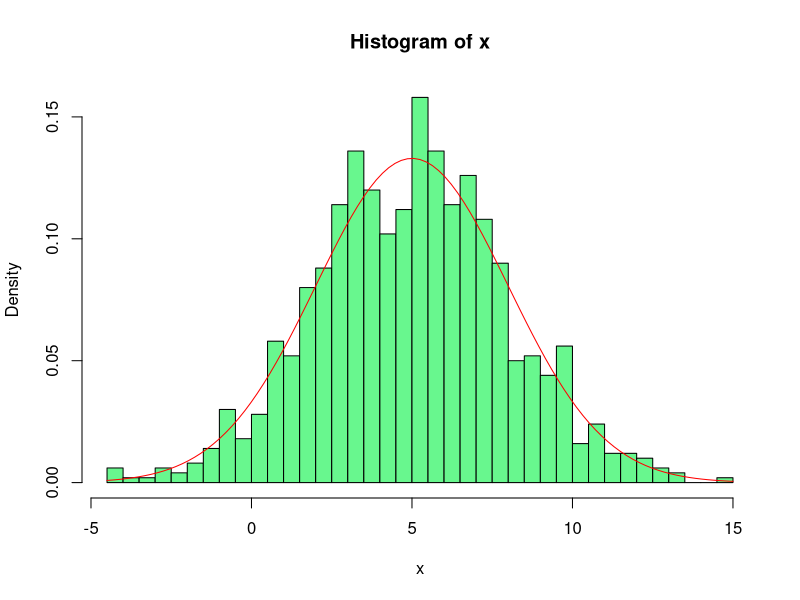

The R script that drew this image:
## ---- chunk 1

library(dplyr)

library(magrittr)

setwd('D:/iCloud/iCloudDrive/Master Big Data/Data Analytics - Teoria_Practica/_r_exercises/3-DataPreprocessing')

BcnPisos = read.delim("_repository/bcn_pisos.txt")
## ---- chunk 2

x = 32 %>% .^2 %>% sqrt
print(x)
## ---- chunk 3
y =  data.frame(rnorm(n= 1000, mean = 5, sd = 3))
colnames(y)[1] = "observations"

y["standardize_observations"] = (y$observations - mean(y$observations))/ sd(y$observations)

cat("max:",max(y$standardize_observations))

## ---- chunk 4

x = rnorm(n= 1000, mean = 5, sd = 3)
hist(x, probability = T, breaks = 50, col = '#68f78e')
curve(dnorm(x,5,3), col = 'red', add = T)

## ---- chunk 5
BcnPisosMeanbyDist = BcnPisos %>% extract() %>% unique(.) %$% aggregate(Valor ~ Dist, FUN = mean )

colnames(BcnPisosMeanbyDist)[2] = "Valor_medio"
## ---- chunk 6
print(BcnPisosMeanbyDist)
## ---- chunk 7
BcnPisosScaled = BcnPisos %>% extract(,1:5,9) %>% unique(.) %>% scale(.,center = T, scale = F)

head(BcnPisosScaled)
## ---- chunk 8

BcnPisosUniqueMeans = BcnPisos %>% unique(.) %>% left_join(., BcnPisosMeanbyDist, by = 'Dist') %>% mutate("Greater than is mean" = if_else(Valor > Valor_medio, "Yes", "No"))

head(BcnPisosUniqueMeans)
## ---- chunk 9
library(reshape2)
library(tidyr)

# CODIFICACIÓN BIG IF PARA ETIQUETAR LAS VARIABLES EN SUB_VARIABLES DE ACUERDO AL LISTADO SOLICITADO

bigIf = function (x) {
  if_else(x$variable == "Valor", "Valor", 
          if_else(x$variable == "Superf", "Superf", 
                  if_else((x$variable == "Dorm" & x$value == 1), "1 Dorm", 
                          if_else((x$variable == "Dorm" & x$value == 2), "2 Dorm",
                                  if_else((x$variable == "Dorm" & x$value == 3), "3 Dorm",
                                          if_else((x$variable == "Dorm" & x$value == 4), "4 Dorm",
                                                  if_else((x$variable == "Dorm" & x$value == 5), "5 Dorm",
                                                          if_else((x$variable == "Ascens" & x$value == "SI"), "AscS",
                                                                  if_else((x$variable == "Ascens" & x$value == "NO"), "AscN",
                                                                          if_else((x$variable == "Planta" & x$value == "Atic"), "Atics",
                                                                                  if_else((x$variable == "Planta" & x$value == "Planta"), "Plantas",
                                                                                          if_else((x$variable == "Planta" & x$value == "Bajos"), "Bajos",
                                                                                                  if_else((x$variable == "Edat" & as.integer(x$value) <= 10), "Nous",
                                                                                                          if_else((x$variable == "Edat" & as.integer(x$value) >= 11 & as.integer(x$value) <= 20), "SemiNous",
                                                                                                                  if_else((x$variable == "Edat" & as.integer(x$value) >= 21 & as.integer(x$value) <= 50), "Vells",
                                                                                                                          if_else((x$variable == "Edat" & as.integer(x$value) >= 51), "MoltVells",
                                                                                                                                  "0 Unused Variables"
                                                                          ))))))))))))))))

}

# TRANSFORMACIÓN PASO 1:

BcnPisosTransform = BcnPisos[,c(1:3,5,7:8,11)] %>% unique(.) %>% melt(., id.vars = "Dist") %>% mutate("sub_variable" = suppressWarnings(bigIf(.)))             # se ignoran los warning arrojados por la función del BIG IF, puesto que se ha validado previamente la tabla y no se ha introducido ningún NA en el data frame trás su aplicación.

# TRANSFORMACIÓN PASO 2:

BcnPisosToMean = BcnPisosTransform[BcnPisosTransform$sub_variable == c("Valor","Superf"),] %>% .[,c(1,3,4)] %>% transform(., value = as.numeric(value)) %>% pivot_wider(names_from = sub_variable, values_from = value, values_fn = mean)


BcnPisosToCount = BcnPisosTransform[!(BcnPisosTransform$sub_variable %in% c("Valor","Superf")),] %>% .[,c(1,4)] %>% mutate("countObs" = 1) %>% pivot_wider(names_from = sub_variable, values_from = countObs, values_fn = sum, values_fill = 0, names_sort = T)

# TRANSFORMACIÓN PASO 3:

P1_BcnPisoSummary = full_join(BcnPisosToMean, BcnPisosToCount, by = "Dist")

print(P1_BcnPisoSummary)
